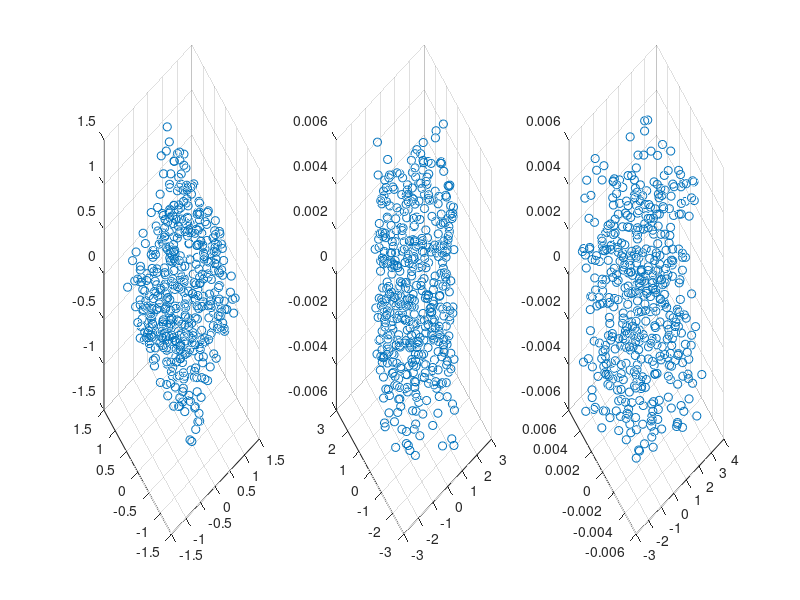

This chart was generated by the following MATLAB code:
clear
rng('shuffle')
N=500; %number of observations
data1=zeros(N,3);
data2=zeros(N,3);
data3=zeros(N,3);

%generate data 1 uniformly in 3D cube of radius 1
offset1=[2,4,1];
for i=1:N
    data1(i,:)=2*rand(1,3)-1+offset1;
end
%generate data 2 uniformly in an approximate 2D square (xy-plane) of radius 2
offset2=[2,5,-2];
for i=1:N
    data2(i,:)=[4*rand(1,2)-2,.01*(rand-.5)]+offset2;
end
%generate data 3 uniformly close to a 1D line
offset3=[0,-.5,2];
for i=1:N
    data3(i,:)=[-6*(rand-.5),.01*(rand-.5),0.01*(rand-.5)]+offset3;
end

%plot generated data
subplot(1,3,1)
scatter3(data1(:,1),data1(:,2),data1(:,3))
subplot(1,3,2)
scatter3(data2(:,1),data2(:,2),data2(:,3))
subplot(1,3,3)
scatter3(data3(:,1),data3(:,2),data3(:,3))

%PCA
[coeff1,score1,latent1,tsquared1,explained1, mu1]=pca(data1,'Algorithm','eig');
[coeff2,score2,latent2,tsquared2,explained2, mu1]=pca(data2,'Algorithm','eig');
[coeff3,score3,latent3,tsquared3,explained3, mu1]=pca(data3,'Algorithm','eig');

%Plot data in PCA space
subplot(1,3,1) 
scatter3(score1(:,1),score1(:,2),score1(:,3))
subplot(1,3,2)
scatter3(score2(:,1),score2(:,2),score2(:,3))
subplot(1,3,3)
scatter3(score3(:,1),score3(:,2),score3(:,3))